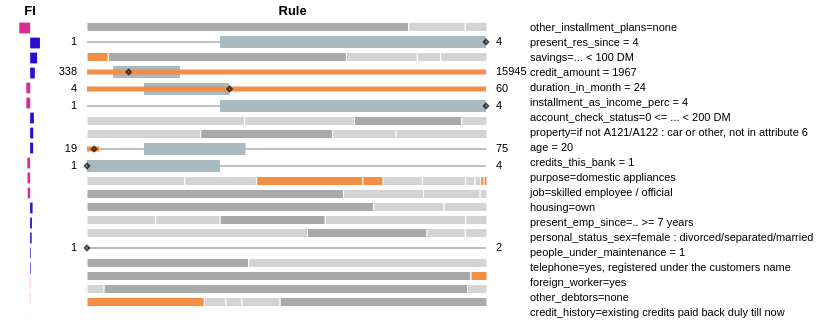

Notebook code cell kept with this figure:
### Code cell
plot_rules(df_v.rename(columns={'name':'index'}))
